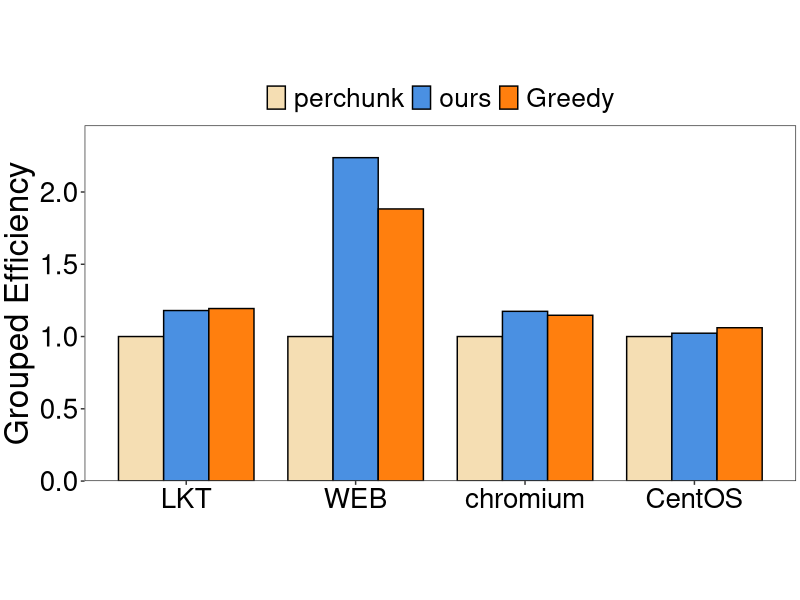
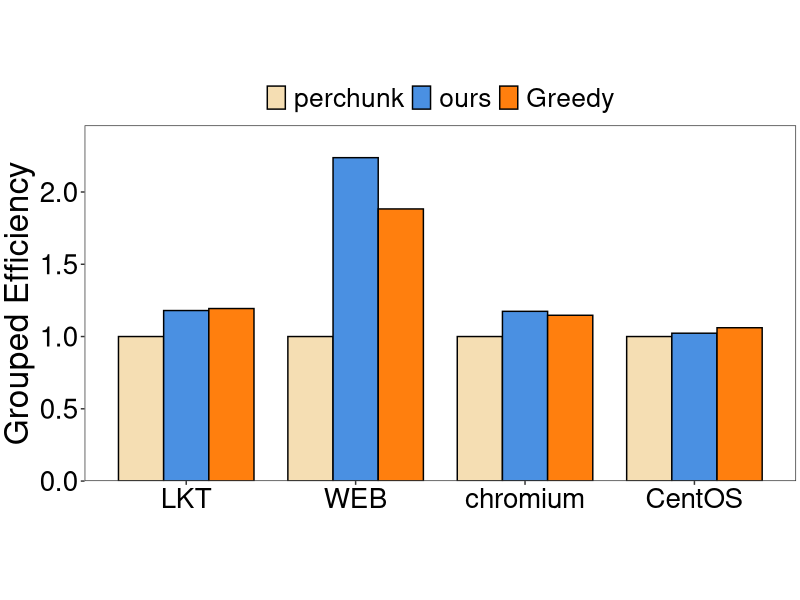

Write R code to recreate these figures, in order.
library(ggplot2)
setwd(dirname(rstudioapi::getActiveDocumentContext()$path))
# 定义数据
heights <- c(
  1,1.179965326,1.193834834,
  1,2.237740637,1.882894809,
  1,1.174514729,1.147339575,
  1,1.02309296,1.061046667
)

group_order <- c( 'LKT', 'WEB','chromium','CentOS')

# 创建数据框
df1 <- data.frame(
  group = factor(rep(group_order, each = 3), levels = group_order),
  category = factor(rep(c('perchunk', 'ours', 'Greedy'), times = 4),
                    levels = c('perchunk', 'ours', 'Greedy')),
  height = heights
)

max_height <- max(df1$height)

# 创建柱状图
p1 <- ggplot(df1, aes(x = group, y = height, fill = category)) + 
  geom_bar(stat = 'identity', position = position_dodge(width = 0.8), 
           colour = "black", width = 0.8) + 
  scale_fill_manual(values = c("#f5deb3", "#4a90e2", "#ff7f0e")) +
  labs(y = 'Grouped Efficiency') +
  scale_y_continuous(
    limits = c(0, max_height),
    expand = expansion(mult = c(0, 0.1))
  ) +
  theme_bw() +
  theme(
    plot.title = element_text(hjust = 0.5, size = 24, face = "bold"),
    plot.margin = unit(c(0.1, 0.1, 0.1, 0.1), "cm"),
    axis.title.x = element_text(size = 26),
    axis.title.y = element_text(size = 24),
    axis.text = element_text(size = 20, color = "black"),
    aspect.ratio = 0.5,
    panel.grid.major = element_blank(), 
    panel.grid.minor = element_blank(),
    legend.position = "top",
    legend.direction = "horizontal",
    legend.text = element_text(size = 19),
    legend.key.height = unit(1.0, "line"),
    legend.key.width = unit(1.0, "line"),
    legend.margin = margin(t = 0, unit = 'cm'),
    legend.title = element_blank()
  ) +
  theme(axis.title.x = element_blank())

ggsave('./BF1.png', plot = p1, width = 10, height = 5)
print(p1)
